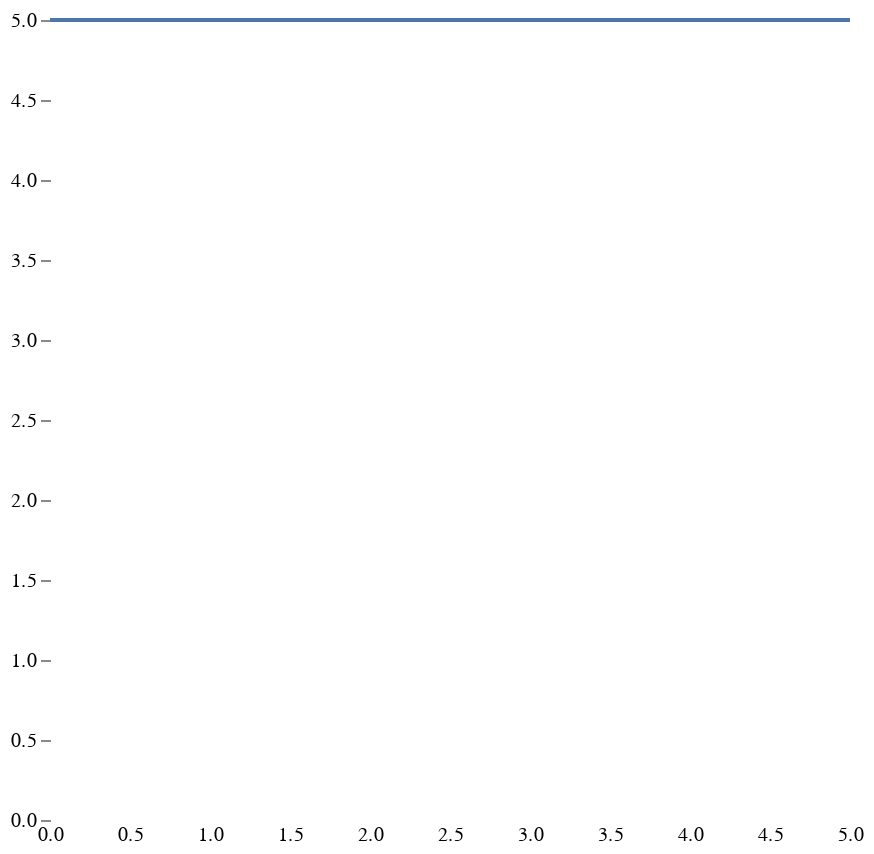

Vega-Lite specification stored for this chart:
### Vega specification from a JSON file in a GitHub repository (floating-point values rounded to 4 significant figures)
{"$schema": "https://vega.github.io/schema/vega/v5.json", "description": "Perceptron!", "width": 400, "height": 400, "padding": 5, "signals": [{"name": "w1", "value": 0, "bind": {"input": "range", "max": 1, "min": -1}, "init": "0"}, {"name": "w2", "value": 0, "bind": {"input": "range", "max": 1, "min": -1}, "init": "0"}, {"name": "bias", "value": 0, "bind": {"input": "range", "max": 1, "min": -1}, "init": "0"}], "data": [{"name": "table"}, {"name": "linevals", "values": [{"x": 0, "y": 0, "c": 0}, {"x": 0.25, "y": 0, "c": 0}, {"x": 0.5, "y": 0, "c": 0}, {"x": 0.75, "y": 0, "c": 0}, {"x": 1, "y": 0, "c": 0}, {"x": 1.25, "y": 0, "c": 0}, {"x": 1.5, "y": 0, "c": 0}, {"x": 1.75, "y": 0, "c": 0}, {"x": 2, "y": 0, "c": 0}, {"x": 2.25, "y": 0, "c": 0}, {"x": 2.5, "y": 0, "c": 0}, {"x": 2.75, "y": 0, "c": 0}, {"x": 3, "y": 0, "c": 0}, {"x": 3.25, "y": 0, "c": 0}, {"x": 3.5, "y": 0, "c": 0}, {"x": 3.75, "y": 0, "c": 0}, {"x": 4, "y": 0, "c": 0}, {"x": 4.25, "y": 0, "c": 0}, {"x": 4.5, "y": 0, "c": 0}, {"x": 4.75, "y": 0, "c": 0}, {"x": 5, "y": 0, "c": 0}], "transform": [{"type": "formula", "as": "y", "expr": "(-(bias / w2) / (bias/w1))*datum.x + (-bias / w2)"}]}], "scales": [{"name": "x", "type": "linear", "range": "width", "zero": true, "domain": [0, 5]}, {"name": "y", "type": "linear", "range": "height", "zero": true, "domain": [0, 5]}, {"name": "colors", "type": "ordinal", "domain": [1, 2], "range": ["#d5855a", "#6c4e97"]}], "axes": [{"orient": "bottom", "scale": "x", "domain": false, "ticks": false}, {"orient": "left", "domain": false, "scale": "y"}], "marks": [{"type": "line", "from": {"data": "linevals"}, "encode": {"update": {"x": {"scale": "x", "field": "x"}, "y": {"scale": "y", "field": "y"}, "interpolate": "linear"}}}, {"type": "group", "from": {"facet": {"name": "series", "data": "table", "groupby": "c"}}, "marks": [{"type": "symbol", "from": {"data": "series"}, "encode": {"update": {"x": {"scale": "x", "field": "x"}, "y": {"scale": "y", "field": "y"}, "shape": {"value": "circle"}, "fill": {"scale": "colors", "field": "c"}, "stroke": {"scale": "colors", "field": "c"}}}}]}]}
